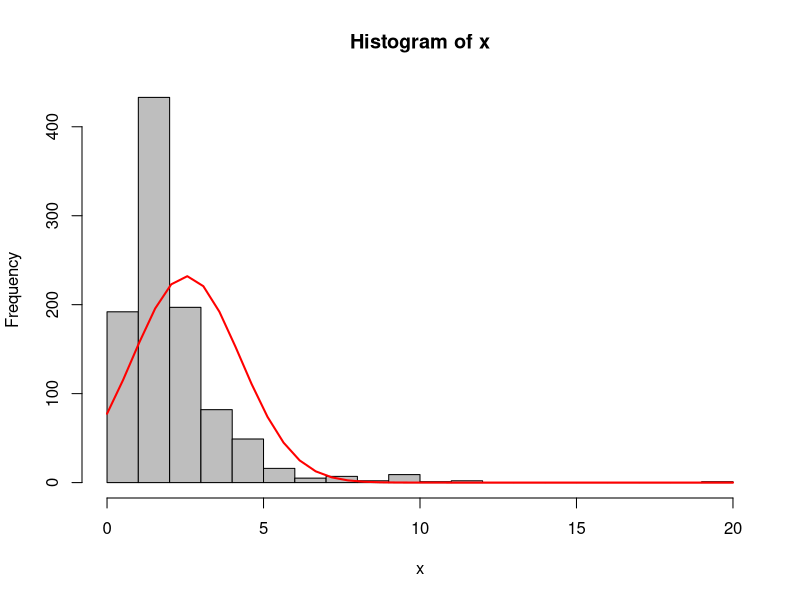
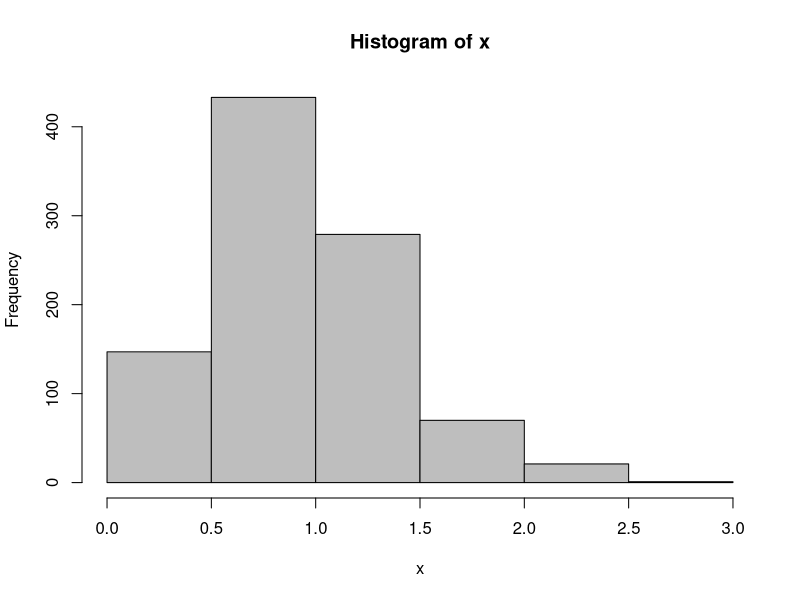

R code for these plots, in order:
## ---- chunk 1
library(haven)
library(dplyr)
data <- read_sav('data/eds.spss.sample.sav')
data <- filter(data, !is.na(data$Q4))
hurricane <- data
## ---- chunk 2
# Example of skewed data
{x <- data$Q4
h <- hist(x, breaks = 20, col = "grey")
xfit <- seq(min(x),max(x),length=40)
yfit <- dnorm(xfit,mean=mean(x),sd=sd(x))
yfit <- yfit*diff(h$mids[1:2])*length(x)
lines(xfit, yfit, col="red", lwd=2)}

# Log-transformation
{x <- log(data$Q4)
h <- hist(x, breaks = 10, col = "grey")}
